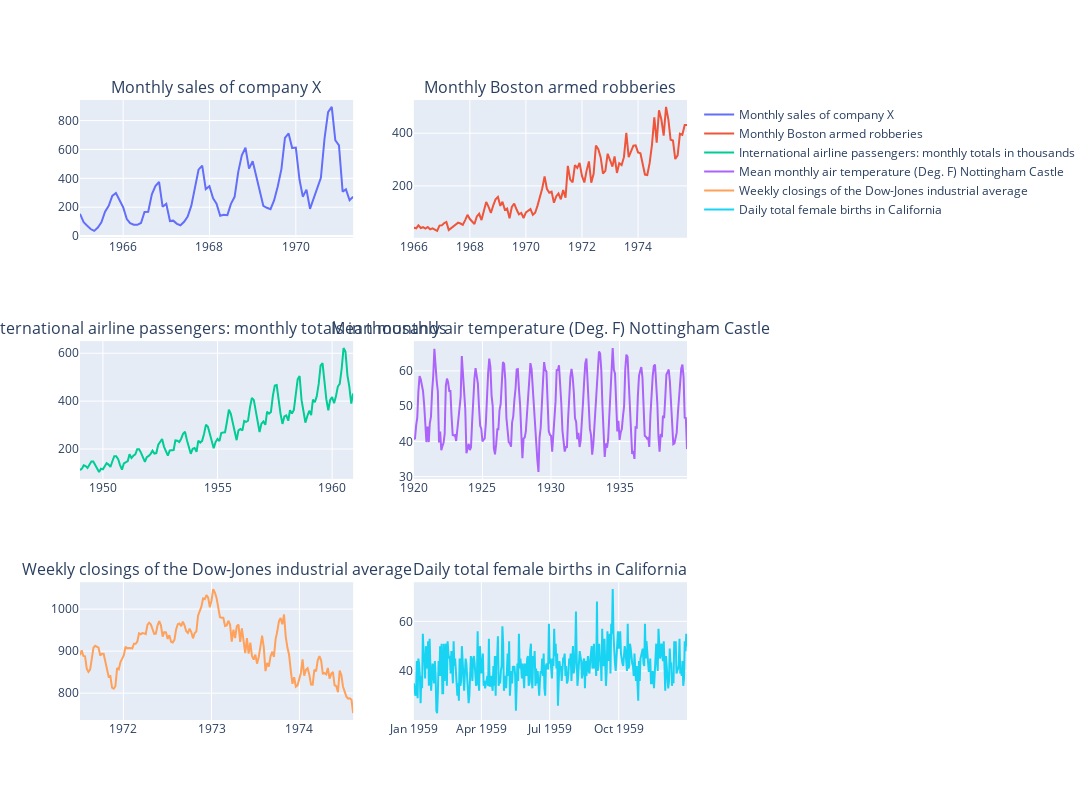

This figure's notebook cell:
### Code cell
# plotly setup
fig = make_subplots(rows=3, cols=2, subplot_titles=list(all_dfs.keys()))

# add traces
for i, key in enumerate(all_dfs.keys()):
    col= i % 2
    row = int((i - col) / 2)

    fig.add_trace(go.Scatter(x=all_dfs[key].iloc[:,0], y=all_dfs[key].iloc[:,1],
            name = list(all_dfs.keys())[i], mode = 'lines',), row=row+1, col=col+1)

fig.update_layout(height=800, width=1600)

fig.show()

### Figure 1 — Plotly figure (JSON) as saved in the notebook; plotly's stock layout.template omitted (floating-point values rounded to 4 significant figures; data arrays with more than 128 entries replaced by an {"elided": "..."} marker saying what was removed)
{"data": [{"mode": "lines", "name": "Monthly sales of company X", "type": "scatter", "x": ["1965-01", "1965-02", "1965-03", "1965-04", "1965-05", "1965-06", "1965-07", "1965-08", "1965-09", "1965-10", "1965-11", "1965-12", "1966-01", "1966-02", "1966-03", "1966-04", "1966-05", "1966-06", "1966-07", "1966-08", "1966-09", "1966-10", "1966-11", "1966-12", "1967-01", "1967-02", "1967-03", "1967-04", "1967-05", "1967-06", "1967-07", "1967-08", "1967-09", "1967-10", "1967-11", "1967-12", "1968-01", "1968-02", "1968-03", "1968-04", "1968-05", "1968-06", "1968-07", "1968-08", "1968-09", "1968-10", "1968-11", "1968-12", "1969-01", "1969-02", "1969-03", "1969-04", "1969-05", "1969-06", "1969-07", "1969-08", "1969-09", "1969-10", "1969-11", "1969-12", "1970-01", "1970-02", "1970-03", "1970-04", "1970-05", "1970-06", "1970-07", "1970-08", "1970-09", "1970-10", "1970-11", "1970-12", "1971-01", "1971-02", "1971-03", "1971-04", "1971-05"], "xaxis": "x", "y": [154, 96, 73, 49, 36, 59, 95, 169, 210, 278, 298, 245, 200, 118, 90, 79, 78, 91, 167, 169, 289, 347, 375, 203, 223, 104, 107, 85, 75, 99, 135, 211, 335, 460, 488, 326, 346, 261, 224, 141, 148, 145, 223, 272, 445, 560, 612, 467, 518, 404, 300, 210, 196, 186, 247, 343, 464, 680, 711, 610, 613, 392, 273, 322, 189, 257, 324, 404, 677, 858, 895, 664, 628, 308, 324, 248, 272], "yaxis": "y"}, {"mode": "lines", "name": "Monthly Boston armed robberies", "type": "scatter", "x": ["1966-01", "1966-02", "1966-03", "1966-04", "1966-05", "1966-06", "1966-07", "1966-08", "1966-09", "1966-10", "1966-11", "1966-12", "1967-01", "1967-02", "1967-03", "1967-04", "1967-05", "1967-06", "1967-07", "1967-08", "1967-09", "1967-10", "1967-11", "1967-12", "1968-01", "1968-02", "1968-03", "1968-04", "1968-05", "1968-06", "1968-07", "1968-08", "1968-09", "1968-10", "1968-11", "1968-12", "1969-01", "1969-02", "1969-03", "1969-04", "1969-05", "1969-06", "1969-07", "1969-08", "1969-09", "1969-10", "1969-11", "1969-12", "1970-01", "1970-02", "1970-03", "1970-04", "1970-05", "1970-06", "1970-07", "1970-08", "1970-09", "1970-10", "1970-11", "1970-12", "1971-01", "1971-02", "1971-03", "1971-04", "1971-05", "1971-06", "1971-07", "1971-08", "1971-09", "1971-10", "1971-11", "1971-12", "1972-01", "1972-02", "1972-03", "1972-04", "1972-05", "1972-06", "1972-07", "1972-08", "1972-09", "1972-10", "1972-11", "1972-12", "1973-01", "1973-02", "1973-03", "1973-04", "1973-05", "1973-06", "1973-07", "1973-08", "1973-09", "1973-10", "1973-11", "1973-12", "1974-01", "1974-02", "1974-03", "1974-04", "1974-05", "1974-06", "1974-07", "1974-08", "1974-09", "1974-10", "1974-11", "1974-12", "1975-01", "1975-02", "1975-03", "1975-04", "1975-05", "1975-06", "1975-07", "1975-08", "1975-09", "1975-10"], "xaxis": "x2", "y": [41, 39, 50, 40, 43, 38, 44, 35, 39, 35, 29, 49, 50, 59, 63, 32, 39, 47, 53, 60, 57, 52, 70, 90, 74, 62, 55, 84, 94, 70, 108, 139, 120, 97, 126, 149, 158, 124, 140, 109, 114, 77, 120, 133, 110, 92, 97, 78, 99, 107, 112, 90, 98, 125, 155, 190, 236, 189, 174, 178, 136, 161, 171, 149, 184, 155, 276, 224, 213, 279, 268, 287, 238, 213, 257, 293, 212, 246, 353, 339, 308, 247, 257, 322, 298, 273, 312, 249, 286, 279, 309, 401, 309, 328, 353, 354, 327, 324, 285, 243, 241, 287, 355, 460, 364, 487, 452, 391, 500, 451, 375, 372, 302, 316, 398, 394, 431, 431], "yaxis": "y2"}, {"mode": "lines", "name": "International airline passengers: monthly totals in thousands", "type": "scatter", "x": {"elided": "144 str values"}, "xaxis": "x3", "y": {"elided": "144 int values"}, "yaxis": "y3"}, {"mode": "lines", "name": "Mean monthly air temperature (Deg. F) Nottingham Castle", "type": "scatter", "x": {"elided": "240 str values"}, "xaxis": "x4", "y": {"elided": "240 float values"}, "yaxis": "y4"}, {"mode": "lines", "name": "Weekly closings of the Dow-Jones industrial average", "type": "scatter", "x": {"elided": "162 str values"}, "xaxis": "x5", "y": {"elided": "162 float values"}, "yaxis": "y5"}, {"mode": "lines", "name": "Daily total female births in California", "type": "scatter", "x": {"elided": "365 str values"}, "xaxis": "x6", "y": {"elided": "365 int values"}, "yaxis": "y6"}], "layout": {"annotations": [{"font": {"size": 16}, "showarrow": false, "text": "Monthly sales of company X", "x": 0.225, "xanchor": "center", "xref": "paper", "y": 1, "yanchor": "bottom", "yref": "paper"}, {"font": {"size": 16}, "showarrow": false, "text": "Monthly Boston armed robberies", "x": 0.775, "xanchor": "center", "xref": "paper", "y": 1, "yanchor": "bottom", "yref": "paper"}, {"font": {"size": 16}, "showarrow": false, "text": "International airline passengers: monthly totals in thousands", "x": 0.225, "xanchor": "center", "xref": "paper", "y": 0.6111, "yanchor": "bottom", "yref": "paper"}, {"font": {"size": 16}, "showarrow": false, "text": "Mean monthly air temperature (Deg. F) Nottingham Castle", "x": 0.775, "xanchor": "center", "xref": "paper", "y": 0.6111, "yanchor": "bottom", "yref": "paper"}, {"font": {"size": 16}, "showarrow": false, "text": "Weekly closings of the Dow-Jones industrial average", "x": 0.225, "xanchor": "center", "xref": "paper", "y": 0.2222, "yanchor": "bottom", "yref": "paper"}, {"font": {"size": 16}, "showarrow": false, "text": "Daily total female births in California", "x": 0.775, "xanchor": "center", "xref": "paper", "y": 0.2222, "yanchor": "bottom", "yref": "paper"}], "height": 800, "width": 1600, "xaxis": {"anchor": "y", "domain": [0, 0.45]}, "xaxis2": {"anchor": "y2", "domain": [0.55, 1]}, "xaxis3": {"anchor": "y3", "domain": [0, 0.45]}, "xaxis4": {"anchor": "y4", "domain": [0.55, 1]}, "xaxis5": {"anchor": "y5", "domain": [0, 0.45]}, "xaxis6": {"anchor": "y6", "domain": [0.55, 1]}, "yaxis": {"anchor": "x", "domain": [0.7778, 1]}, "yaxis2": {"anchor": "x2", "domain": [0.7778, 1]}, "yaxis3": {"anchor": "x3", "domain": [0.3889, 0.6111]}, "yaxis4": {"anchor": "x4", "domain": [0.3889, 0.6111]}, "yaxis5": {"anchor": "x5", "domain": [0, 0.2222]}, "yaxis6": {"anchor": "x6", "domain": [0, 0.2222]}}}
